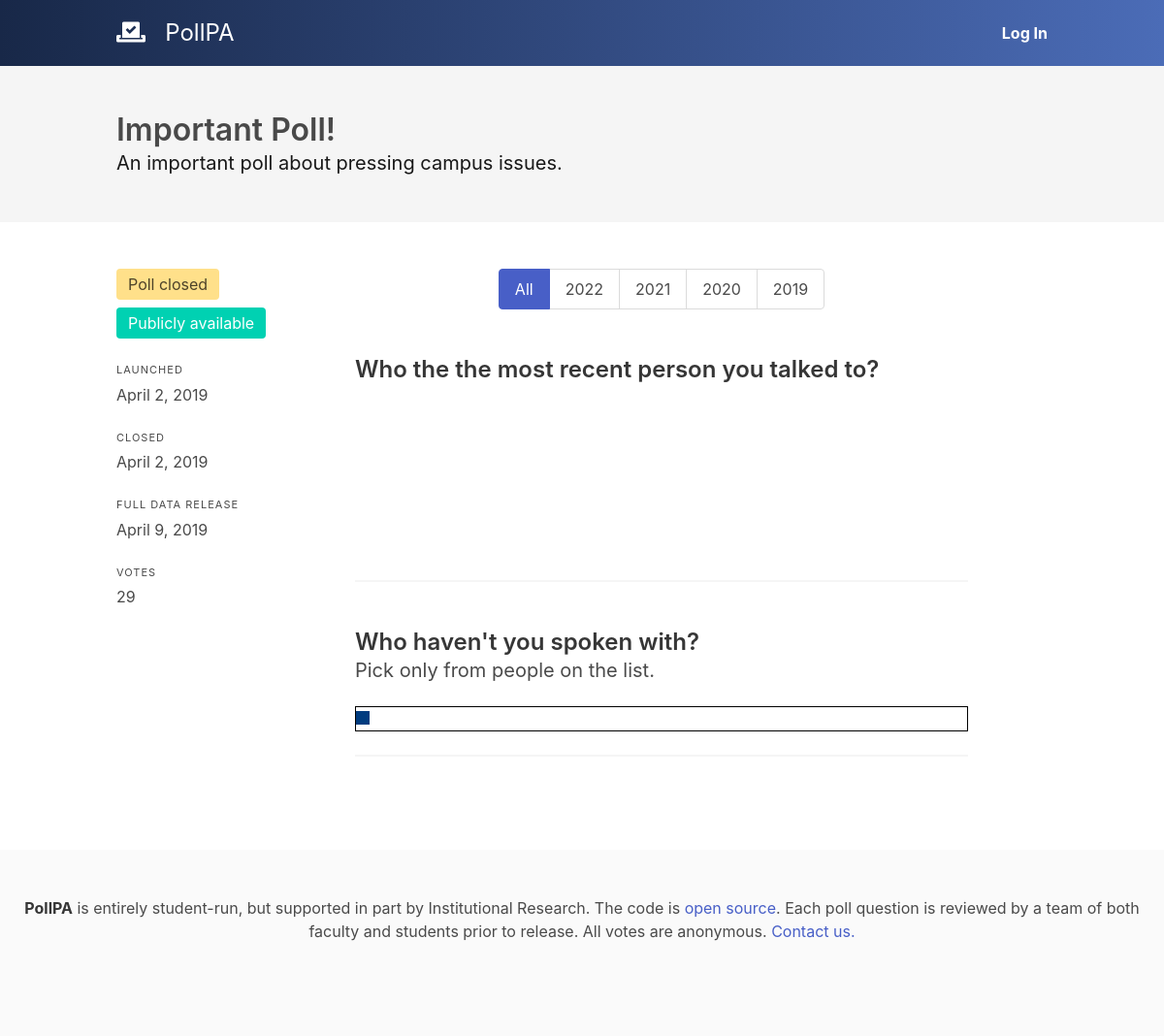
The app's page /poll/2/, older data.
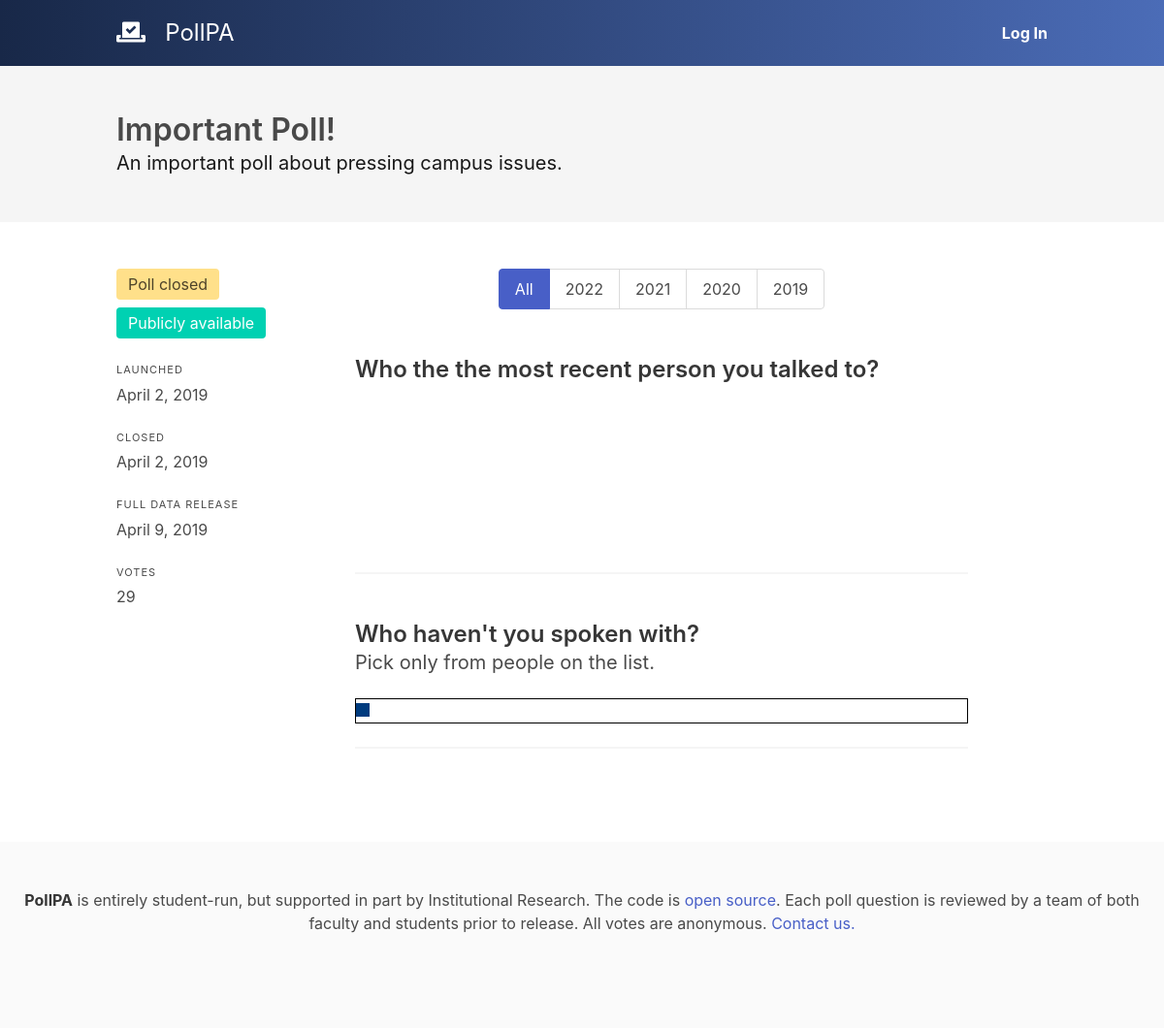
The same page, newer data.
### polls/views.py (the view, shortened to what this page needs)
# urls.py: path('poll/<int:poll_id>/', views.poll, name='poll'),
def poll(request, poll_id):
    poll_obj = get_object_or_404(Poll, id=poll_id)
    state = poll_obj.state(request)
    validation = {
        "status": None,
        "text": None
    }
    filter_settings = {
        "grade": "all"
    }
    responses = None
    if state == "results":
        filter_class = request.GET.get("filter", "all")
        filter_settings["grade"] = filter_class
        vote_choices = VoteChoice.objects.filter(question__poll=poll_obj)
        if filter_class != "all":
            vote_choices = vote_choices.filter(vote__grade=int(filter_class))
            filter_settings["total"] = Vote.objects.filter(
                grade=int(filter_class), poll=poll_obj).count()
        else:
            filter_settings["total"] = Vote.objects.filter(
                poll=poll_obj).count()
        responses = []
        for question in poll_obj.questions:
            q_response = {
                "title": question.text,
                "description": question.description,
                "graph": question.chart,
                "xlabel": "Responses",
                "ylabel": "Count",
                "filter_settings": filter_settings,
                "data": [{"x": quote_json(choice.text), "y": vote_choices.filter(question=question, choice=choice).count()} for choice in question.options]
            }
            responses.append(q_response)
    has_user_voted = False
    if request.user.is_authenticated:
        has_user_voted = VoteFingerprint.objects.filter(
            user=request.user, poll=poll_obj).count() > 0
    return render(request, 'polls/poll.html', {
        "poll": poll_obj,
        "error": None,
        "state": state,
        "responses": responses,
        "validation": validation,
        "grades": ["2022", "2021", "2020", "2019"],
        "filter_settings": filter_settings,
        "has_user_voted": has_user_voted
    })

### polls/models.py (called while the page is built, shortened)
    @property
    def questions(self):
        return Question.objects.filter(poll=self)

    @property
    def votes(self):
        return Vote.objects.filter(poll=self)

    @property
    def is_public(self):
        return timezone.now() > self.public

    @property
    def is_closed(self):
        return timezone.now() > self.closes

    def state(self, request):
        if not (self.available < timezone.now() or request.user.is_superuser):
            raise Http404()
        if self.public < timezone.now():
            return "results"

    @property
    def options(self):
        return QuestionOption.objects.filter(question=self).order_by("sorting_key")

### polls/views.py (called while the page is built)
def quote_json(string):
    return string.replace("'", "’").replace('"', '“')

### polls/templates/polls/poll.html (shortened to what this page needs)
{% extends 'polls/content.html' %}
{% load static %}
{% load humanize %}
{% block header %}
<section class="hero is-light">
  <div class="hero-body">
    <div class="container">
      <h1 class="title">
        {{poll.title}}
      </h1>
      <h2 class="subtitle">
        {{poll.description}}
      </h2>
    </div>
  </div>
</section>
{% endblock %}
{% block content %}
<section id="poll" class="columns">
  {% if state != "vote" %}
  <div class="column is-3">
    <div class="tags">
      {% if poll.is_closed %}
        <span class="tag is-medium is-warning">Poll closed</span>
      {% else %}
        <span class="tag is-medium is-link">Closes {{poll.closes|naturaltime}}</span>
      {% endif %}
      {% if poll.is_public %}
        <span class="tag is-medium is-primary">Publicly available</span>
      {% endif %}
    </div>
    <p class="heading">Launched</p>
    <p>{{poll.available|naturalday|capfirst}}</p>
    <br>
    <p class="heading">Closed</p>
    <p>{{poll.available|naturalday|capfirst}}</p>
    <br>
    <p class="heading">Full Data Release</p>
    <p>{{poll.public|naturalday|capfirst}}</p>
    <br>
    <p class="heading">Votes</p>
    <p>{{poll.votes|length|intcomma}}</p>
  </div>
  {% endif %}
  <div class="column is-8" id="questions">
    {% if state == "results" %}
      <div class="tabs is-toggle is-centered">
        <ul>
          <li class="{% if filter_settings.grade == "all" %} is-active {% endif %}">
            <a href="?filter=all">
              <span>All</span>
            </a>
          </li>
          {% for grade in grades %}
          <li class="{% if filter_settings.grade == grade %} is-active {% endif %}">
            <a href="?filter={{grade}}">
              <span>{{grade}}</span>
            </a>
          </li>
          {% endfor %}
        </ul>
      </div>
      <br>
      {% if filter_settings.total > 2 %}
        {% for response in responses %}
          <h2 class="is-size-4 title">{{response.title}}</h2>
          {% if response.description %}<p class="subtitle is-size-5">{{response.description}}&nbsp;</p> {% endif %}
          {% if response.graph == "bar" %}
            {% include "polls/graphs/bar.html" with data=response.data xlabel=response.xlabel ylabel=response.ylabel %}
          {% elif response.graph == "binary-slider" %}
            {% include "polls/graphs/binary-slider.html" with data=response.data %}
          {% elif response.graph == "pie" %}
            {% include "polls/graphs/pie.html" with data=response.data ylabel=response.ylabel  %}
          {% endif %}
          <hr>
          <br>
        {% endfor %}
      {% else %}
        <div class="notification is-light">
          <p>
            Because there are fewer than three votes which match your filter, no results can be shown.
          </p>
        </div>
      {% endif %}
    {% endif %}
  </div>
</section>
{% endblock %}

Row changes from the older to the newer data that the page shows:
changed Question "Who the the most recent person you talked to?": chart "bar" → "pie" (drawn)
